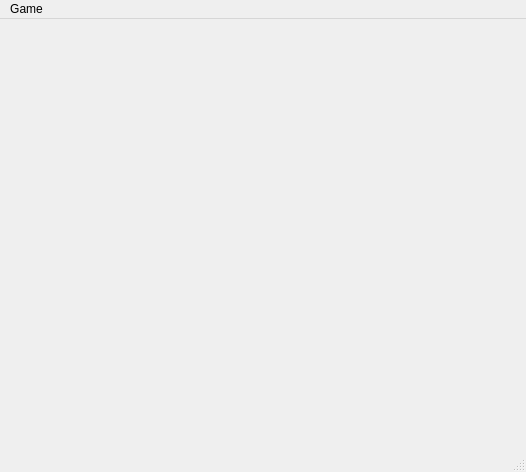
<?xml version="1.0" encoding="UTF-8"?>
<ui version="4.0">
 <class>MainWindow</class>
 <widget class="QMainWindow" name="MainWindow">
  <property name="geometry">
   <rect>
    <x>0</x>
    <y>0</y>
    <width>526</width>
    <height>472</height>
   </rect>
  </property>
  <property name="windowTitle">
   <string>Sodoku Game</string>
  </property>
  <widget class="QWidget" name="centralwidget">
   <widget class="QWidget" name="gridLayoutWidget">
    <property name="geometry">
     <rect>
      <x>10</x>
      <y>10</y>
      <width>501</width>
      <height>411</height>
     </rect>
    </property>
    <layout class="QGridLayout" name="gridLayout"/>
   </widget>
  </widget>
  <widget class="QMenuBar" name="menubar">
   <property name="geometry">
    <rect>
     <x>0</x>
     <y>0</y>
     <width>526</width>
     <height>22</height>
    </rect>
   </property>
   <widget class="QMenu" name="menuGame">
    <property name="title">
     <string>Game</string>
    </property>
    <addaction name="actionNew_Game"/>
    <addaction name="actionOpen_file"/>
   </widget>
   <addaction name="menuGame"/>
  </widget>
  <widget class="QStatusBar" name="statusbar"/>
  <action name="actionNew_Game">
   <property name="text">
    <string>New Game</string>
   </property>
  </action>
  <action name="actionOpen_file">
   <property name="text">
    <string>Open file...</string>
   </property>
  </action>
 </widget>
 <resources/>
 <connections/>
</ui>
